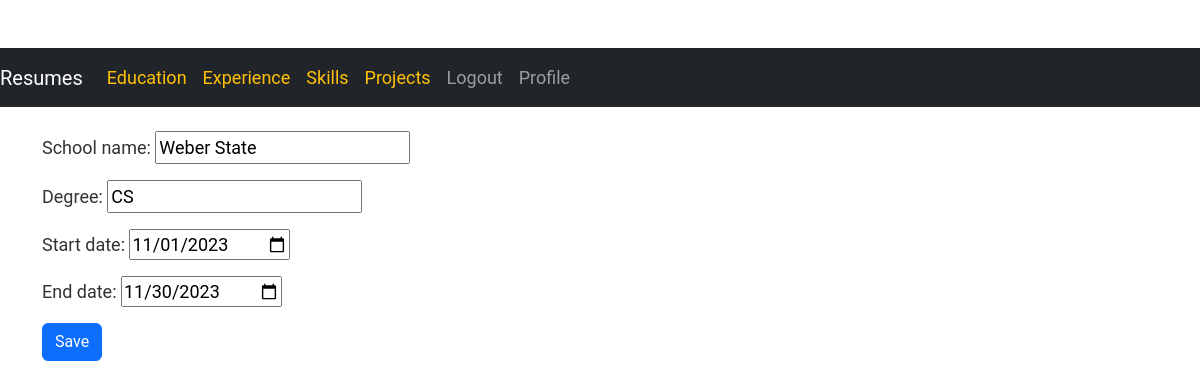
Screenshot of /portfolio/education/2/update/ (signed in) with the database file from the repository.
### myapp/models.py (models this page shows, shortened)
class Education(models.Model):
    school_name = models.CharField(max_length=200)
    degree = models.CharField(max_length=200)
    start_date = models.DateField()
    end_date = models.DateField()

### myapp/views.py (the view)
# urls.py: path('education/<int:pk>/update/', education_update, name='education_update'),
@login_required
def education_update(request, pk):
    education = get_object_or_404(Education, pk=pk)
    form = EducationForm(request.POST or None, instance=education)
    if form.is_valid():
        form.save()
        return redirect('myapp:education_list')
    return render(request, 'myapp/education_form.html', {'form': form})

### myapp/forms.py
class EducationForm(forms.ModelForm):
    class Meta:
        model = Education
        fields = ['school_name', 'degree', 'start_date', 'end_date']
        widgets = {
            'start_date': DateInput(),
            'end_date': DateInput(),
        }

### myapp/templates/myapp/education_form.html (shortened to what this page needs)
{% extends 'myapp/base.html' %}
{% block body %}
<form method="post" class="container mt-4">
    {{ form.as_p }}
    <button type="submit" class="btn btn-primary">Save</button>
</form>
{% endblock %}

### myapp/static/portfolio/style.css (style rules this page uses)
body { font-family: 'Roboto', sans-serif; font-size: 18px; color: #333; padding-top: 60px; }

### rows the page displays
Education: school_name "Weber State", degree "CS", start_date "11/01/2023", end_date "11/30/2023"
